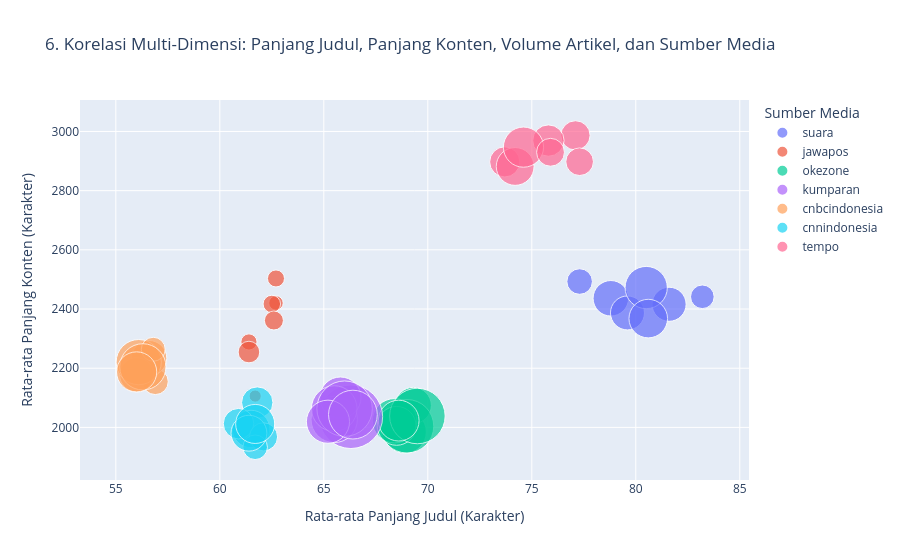

This figure's notebook cell:
### Code cell
# Visualisasi 6: Analisis Lanjutan / Korelasi Multi-Dimensi (4 Variabel)
ringkasan_multidimensi = (
    df.filter(pl.col("nama_hari") != "Tidak Diketahui")
    .group_by(["source_clean", "nama_hari"])
    .agg([
        pl.len().alias("jumlah_artikel"),
        pl.col("panjang_judul").mean().round(1).alias("rata_panjang_judul"),
        pl.col("panjang_konten").mean().round(1).alias("rata_panjang_konten"),
        pl.col("jumlah_kata").mean().round(1).alias("rata_jumlah_kata"),
    ])
)

fig6 = px.scatter(
    ringkasan_multidimensi.to_pandas(),
    x="rata_panjang_judul",
    y="rata_panjang_konten",
    size="jumlah_artikel",
    color="source_clean",
    hover_name="nama_hari",
    size_max=45,
    title="6. Korelasi Multi-Dimensi: Panjang Judul, Panjang Konten, Volume Artikel, dan Sumber Media",
    labels={
        "rata_panjang_judul": "Rata-rata Panjang Judul (Karakter)",
        "rata_panjang_konten": "Rata-rata Panjang Konten (Karakter)",
        "jumlah_artikel": "Volume Artikel",
        "source_clean": "Sumber Media",
    },
)
fig6.show()

### Figure 1 — Plotly figure (JSON) as saved in the notebook; plotly's stock layout.template omitted (floating-point values rounded to 4 significant figures)
{"data": [{"hovertemplate": "<b>%{hovertext}</b><br><br>Sumber Media=suara<br>Rata-rata Panjang Judul (Karakter)=%{x}<br>Rata-rata Panjang Konten (Karakter)=%{y}<br>Volume Artikel=%{marker.size}<extra></extra>", "hovertext": ["Rabu", "Jumat", "Kamis", "Sabtu", "Selasa", "Minggu", "Senin"], "legendgroup": "suara", "marker": {"color": "#636efa", "size": [626, 577, 574, 277, 887, 324, 739], "sizemode": "area", "sizeref": 0.9926, "symbol": "circle"}, "mode": "markers", "name": "suara", "orientation": "v", "showlegend": true, "type": "scatter", "x": [78.8, 81.6, 79.6, 83.2, 80.5, 77.3, 80.6], "xaxis": "x", "y": [2436.0, 2416.0, 2387.0, 2441.0, 2473.0, 2493.0, 2368.0], "yaxis": "y"}, {"hovertemplate": "<b>%{hovertext}</b><br><br>Sumber Media=jawapos<br>Rata-rata Panjang Judul (Karakter)=%{x}<br>Rata-rata Panjang Konten (Karakter)=%{y}<br>Volume Artikel=%{marker.size}<extra></extra>", "hovertext": ["Minggu", "Rabu", "Jumat", "Selasa", "Senin", "Sabtu", "Kamis"], "legendgroup": "jawapos", "marker": {"color": "#EF553B", "size": [104, 152, 130, 232, 179, 74, 144], "sizemode": "area", "sizeref": 0.9926, "symbol": "circle"}, "mode": "markers", "name": "jawapos", "orientation": "v", "showlegend": true, "type": "scatter", "x": [62.7, 62.5, 61.4, 61.4, 62.6, 61.7, 62.7], "xaxis": "x", "y": [2420.0, 2417.0, 2289.0, 2255.0, 2361.0, 2106.0, 2503.0], "yaxis": "y"}, {"hovertemplate": "<b>%{hovertext}</b><br><br>Sumber Media=okezone<br>Rata-rata Panjang Judul (Karakter)=%{x}<br>Rata-rata Panjang Konten (Karakter)=%{y}<br>Volume Artikel=%{marker.size}<extra></extra>", "hovertext": ["Rabu", "Minggu", "Senin", "Jumat", "Sabtu", "Selasa", "Kamis"], "legendgroup": "okezone", "marker": {"color": "#00cc96", "size": [910, 652, 1420, 978, 749, 1531, 826], "sizemode": "area", "sizeref": 0.9926, "symbol": "circle"}, "mode": "markers", "name": "okezone", "orientation": "v", "showlegend": true, "type": "scatter", "x": [68.9, 69.3, 69.0, 68.4, 68.5, 69.5, 68.6], "xaxis": "x", "y": [1984.0, 2074.0, 2004.0, 2022.0, 2005.0, 2038.0, 2023.0], "yaxis": "y"}, {"hovertemplate": "<b>%{hovertext}</b><br><br>Sumber Media=kumparan<br>Rata-rata Panjang Judul (Karakter)=%{x}<br>Rata-rata Panjang Konten (Karakter)=%{y}<br>Volume Artikel=%{marker.size}<extra></extra>", "hovertext": ["Selasa", "Jumat", "Kamis", "Sabtu", "Senin", "Minggu", "Rabu"], "legendgroup": "kumparan", "marker": {"color": "#ab63fa", "size": [2010, 1066, 839, 1032, 1527, 924, 1181], "sizemode": "area", "sizeref": 0.9926, "symbol": "circle"}, "mode": "markers", "name": "kumparan", "orientation": "v", "showlegend": true, "type": "scatter", "x": [66.3, 65.5, 65.8, 65.5, 66.0, 65.2, 66.4], "xaxis": "x", "y": [2036.0, 2027.0, 2101.0, 2064.0, 2063.0, 2019.0, 2043.0], "yaxis": "y"}, {"hovertemplate": "<b>%{hovertext}</b><br><br>Sumber Media=cnbcindonesia<br>Rata-rata Panjang Judul (Karakter)=%{x}<br>Rata-rata Panjang Konten (Karakter)=%{y}<br>Volume Artikel=%{marker.size}<extra></extra>", "hovertext": ["Sabtu", "Kamis", "Rabu", "Selasa", "Minggu", "Senin", "Jumat"], "legendgroup": "cnbcindonesia", "marker": {"color": "#FFA15A", "size": [331, 623, 575, 1013, 285, 1063, 801], "sizemode": "area", "sizeref": 0.9926, "symbol": "circle"}, "mode": "markers", "name": "cnbcindonesia", "orientation": "v", "showlegend": true, "type": "scatter", "x": [56.9, 56.6, 56.0, 56.1, 56.8, 56.3, 56.0], "xaxis": "x", "y": [2154.0, 2234.0, 2178.0, 2221.0, 2264.0, 2205.0, 2187.0], "yaxis": "y"}, {"hovertemplate": "<b>%{hovertext}</b><br><br>Sumber Media=cnnindonesia<br>Rata-rata Panjang Judul (Karakter)=%{x}<br>Rata-rata Panjang Konten (Karakter)=%{y}<br>Volume Artikel=%{marker.size}<extra></extra>", "hovertext": ["Kamis", "Senin", "Rabu", "Sabtu", "Minggu", "Jumat", "Selasa"], "legendgroup": "cnnindonesia", "marker": {"color": "#19d3f3", "size": [489, 696, 463, 394, 300, 639, 757], "sizemode": "area", "sizeref": 0.9926, "symbol": "circle"}, "mode": "markers", "name": "cnnindonesia", "orientation": "v", "showlegend": true, "type": "scatter", "x": [61.8, 61.5, 60.9, 62.1, 61.7, 61.4, 61.7], "xaxis": "x", "y": [2084.0, 1995.0, 2012.0, 1968.0, 1933.0, 1980.0, 2012.0], "yaxis": "y"}, {"hovertemplate": "<b>%{hovertext}</b><br><br>Sumber Media=tempo<br>Rata-rata Panjang Judul (Karakter)=%{x}<br>Rata-rata Panjang Konten (Karakter)=%{y}<br>Volume Artikel=%{marker.size}<extra></extra>", "hovertext": ["Sabtu", "Jumat", "Rabu", "Minggu", "Senin", "Selasa", "Kamis"], "legendgroup": "tempo", "marker": {"color": "#FF6692", "size": [426, 452, 488, 379, 709, 802, 386], "sizemode": "area", "sizeref": 0.9926, "symbol": "circle"}, "mode": "markers", "name": "tempo", "orientation": "v", "showlegend": true, "type": "scatter", "x": [77.1, 73.7, 75.8, 77.3, 74.2, 74.6, 75.9], "xaxis": "x", "y": [2987.0, 2897.0, 2969.0, 2898.0, 2882.0, 2947.0, 2930.0], "yaxis": "y"}], "layout": {"legend": {"itemsizing": "constant", "title": {"text": "Sumber Media"}, "tracegroupgap": 0}, "title": {"text": "6. Korelasi Multi-Dimensi: Panjang Judul, Panjang Konten, Volume Artikel, dan Sumber Media"}, "xaxis": {"anchor": "y", "domain": [0, 1], "title": {"text": "Rata-rata Panjang Judul (Karakter)"}}, "yaxis": {"anchor": "x", "domain": [0, 1], "title": {"text": "Rata-rata Panjang Konten (Karakter)"}}}}
